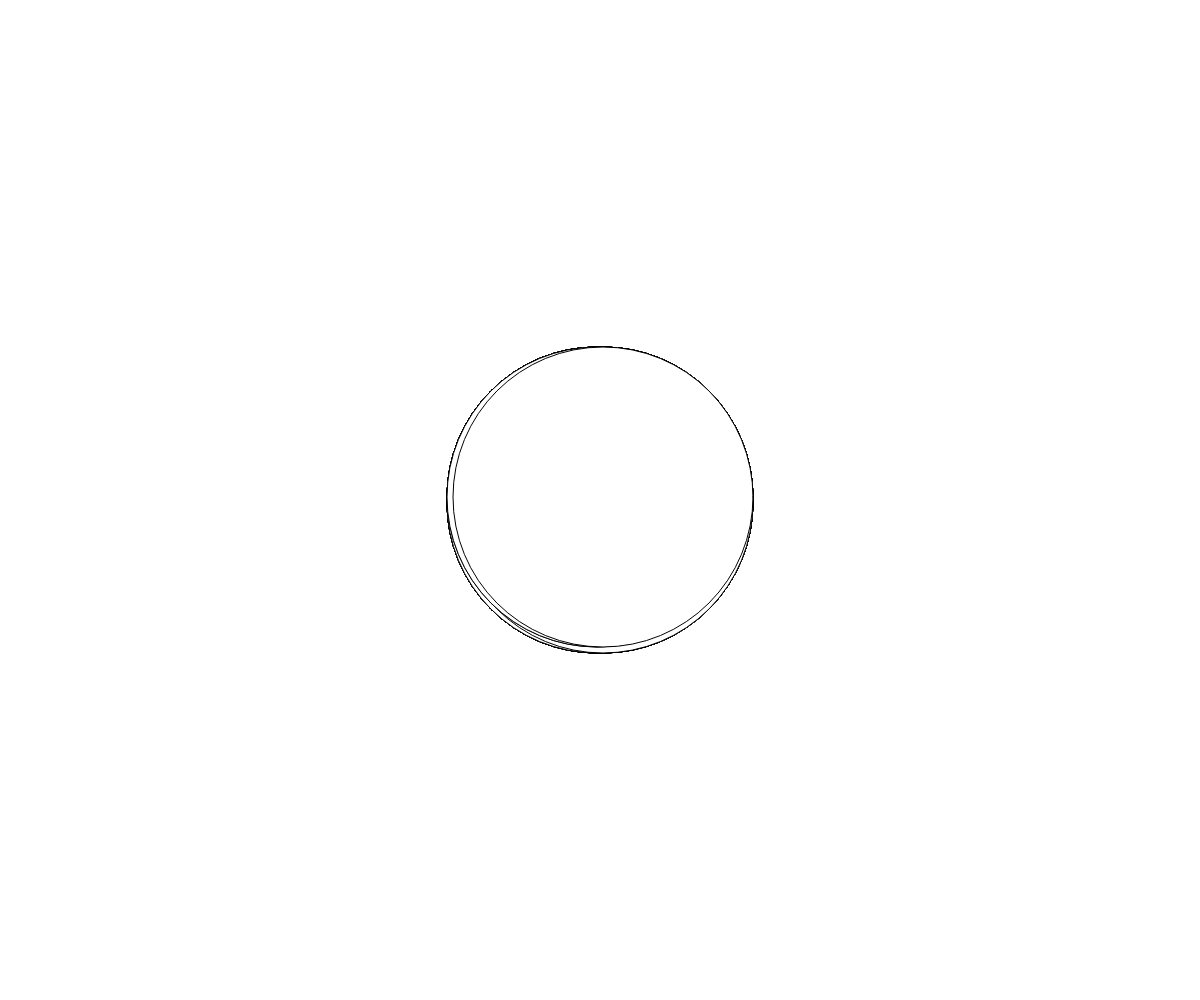
Frame 1 (no input)
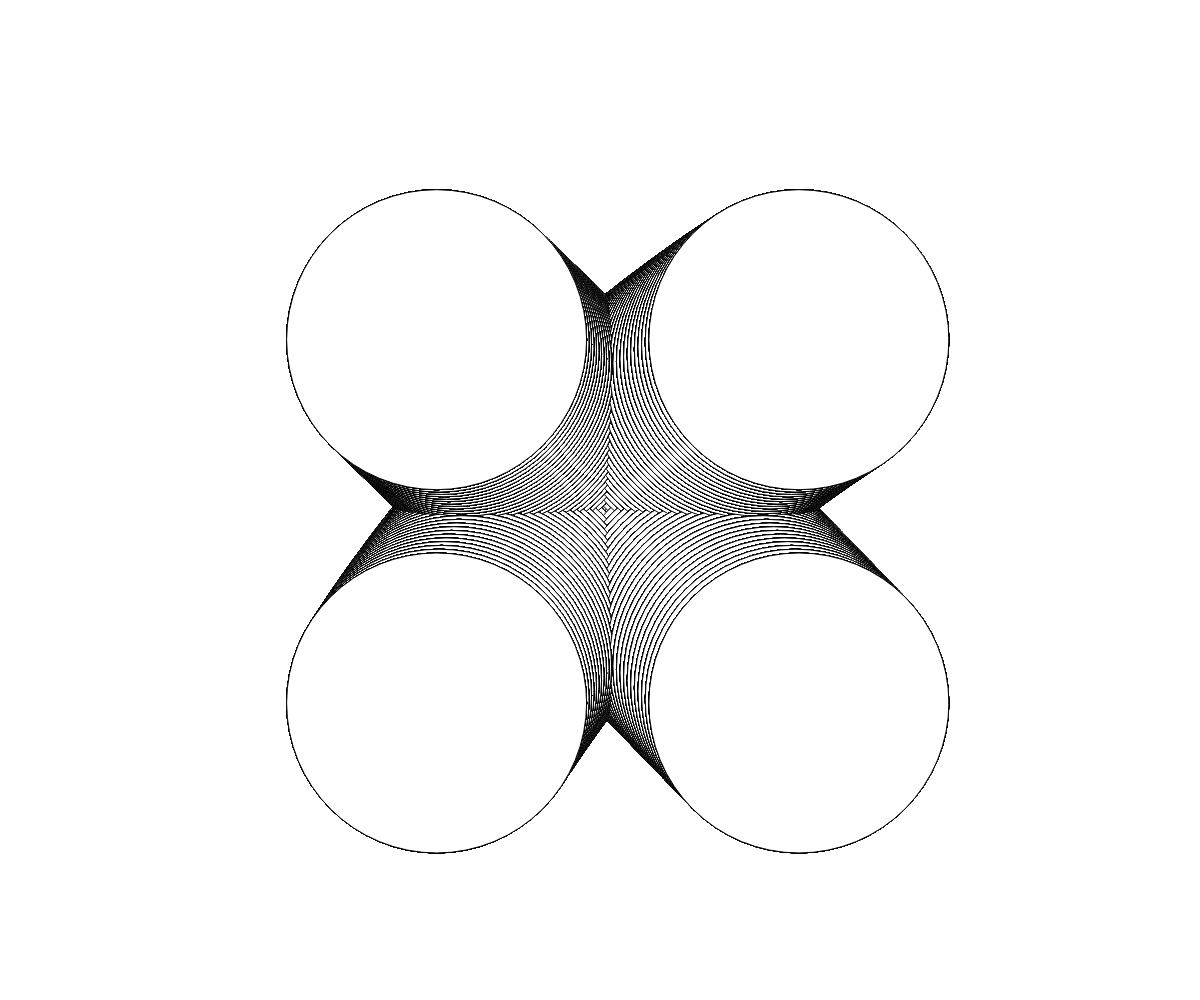
Frame 60 (no input)
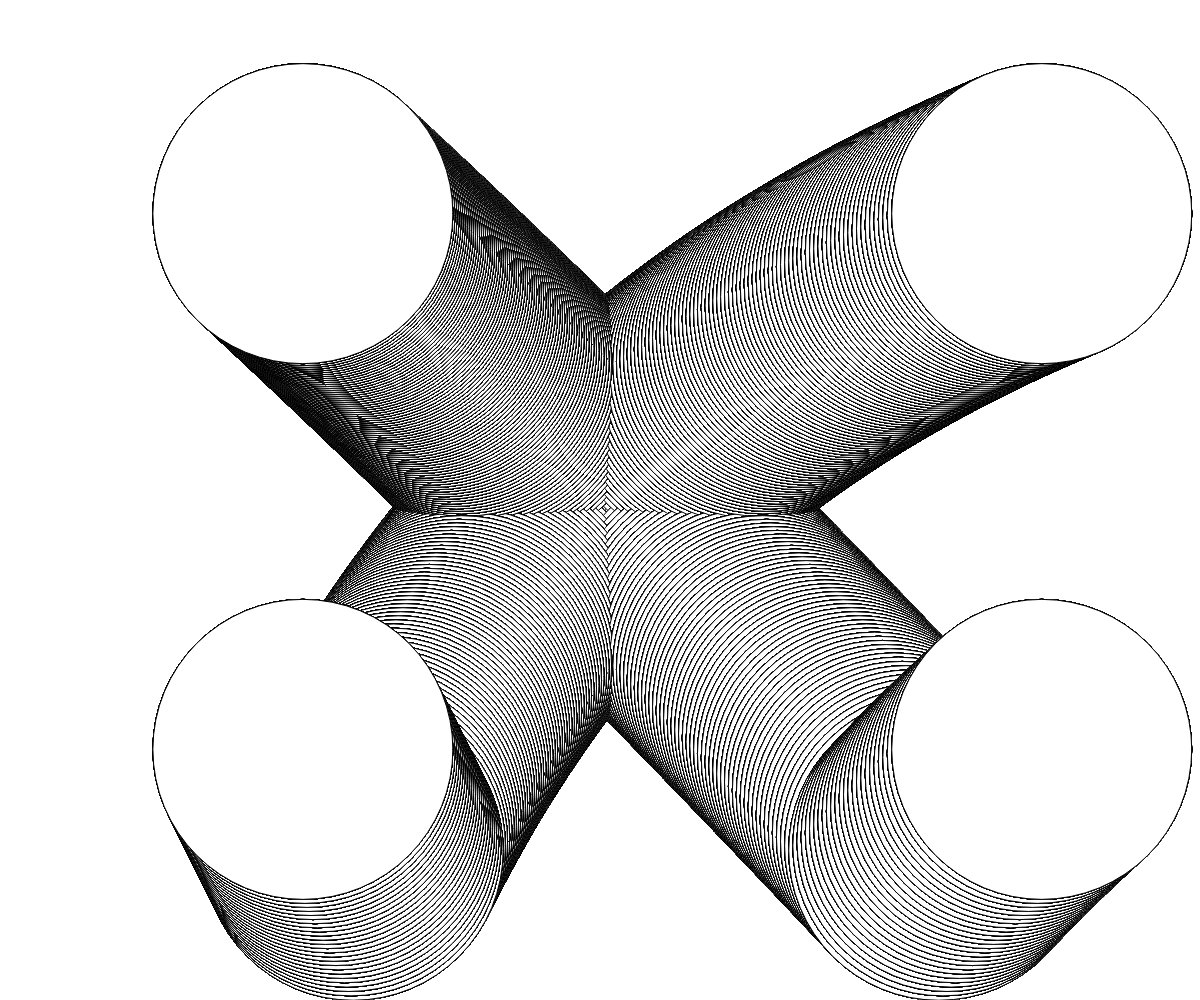
Frame 120 (the mouse pressed at the canvas centre since frame 60)

The p5.js sketch that drew these frames (run headless with seeded random() and noise() and a simulated clock; from frame 60 on, the mouse is pressed at the canvas centre):

// p5.js sketch
// ── sketch.js
'use strict'

const numberOfBalls = 100
const balls = []

function setup() {

  createCanvas(windowWidth, windowHeight);
  imageMode(CENTER);
  rectMode(CENTER);

  for (let i = 0; i < numberOfBalls; i++) {

    let x = width / 2;
    let y = height / 2;

    const newBall = new Ball(x, y, 300)

    balls.push(newBall)  // balls[i] = newBall
  }
}

function windowResized() {
  resizeCanvas(windowWidth, windowHeight);
}

function draw() {
  // background("black");

  for (const ball of balls) {
    ball.updateCollision();
    ball.updatePosition();
    ball.draw()
  }

}




// ── ball.js


// Name of classes always start with a capital letter
class Ball {
    constructor(posX, posY, diameter) {
        this.x = posX
        this.y = posY
        this.wayX = randomSign()
        this.wayY = randomSign()
        this.diameter = diameter
        this.speedX = random(1, 10)
        this.speedY = random(1, 10)
    }

    updatePosition() {
        this.speedX = map(this.x, 0, width, 1, 5)
        this.speedY = map(this.y, 0, height, 1, 5)

        this.x += this.speedX * this.wayX;
        this.y += this.speedY * this.wayY;
    }

    draw() {
        push()
        translate(this.x, this.y);
        ellipse(0, 0, this.diameter)
        pop();
    }

    updateCollision() {

        const reachedRight = this.x > width - this.diameter / 2;
        const reachedLeft = this.x < this.diameter / 2;
        const reachedTop = this.y < this.diameter / 2;
        const reachedBottom = this.y > height - this.diameter / 2;

        if (reachedRight) {
            this.wayX = -1;
        } else if (reachedLeft) {
            this.wayX = 1;
        }

        if (reachedTop) {
            this.wayY = 1;
        } else if (reachedBottom) {
            this.wayY = -1;
        }
    }
}


// ── utils.js
// Randomly returns -1 or 1
function randomSign() {
    return random() < 0.5 ? -1 : 1
}
